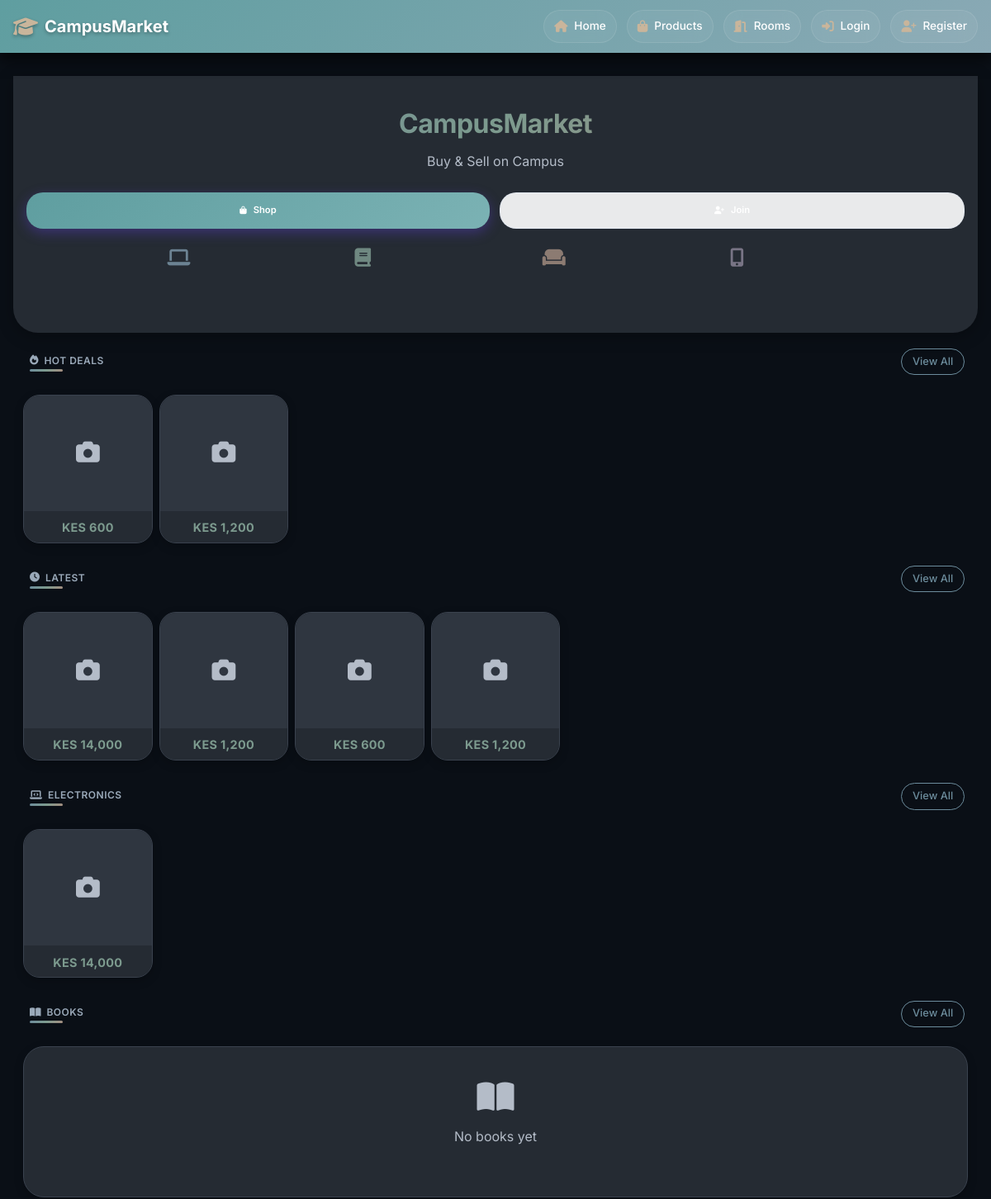
Before: / (upper part) with the older database file.
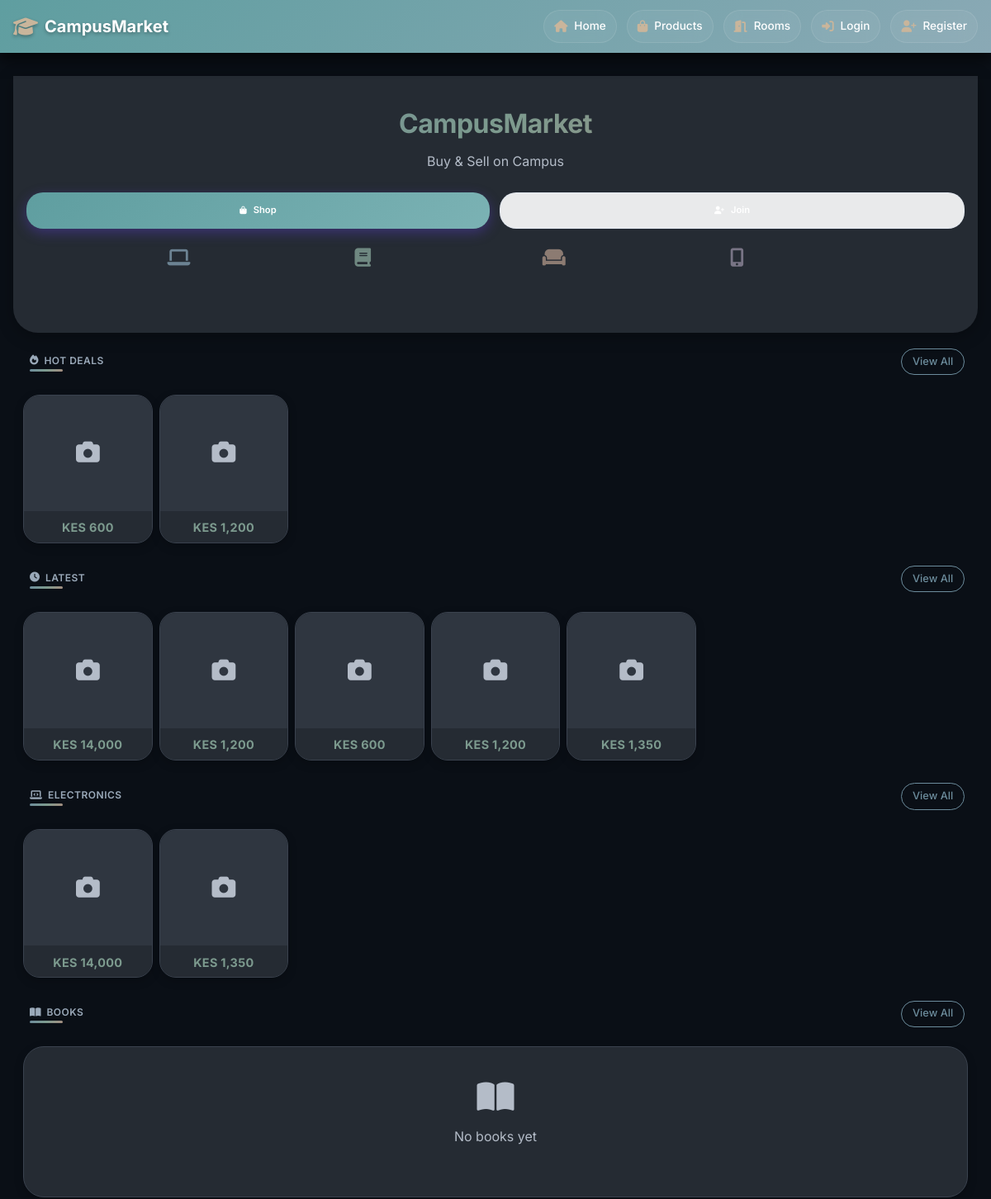
After: the same page with the newer database file.
### app/models.py (models this page shows, shortened)
class Product(db.Model):
    __tablename__ = 'products'
    id = db.Column(db.Integer, primary_key=True)
    title = db.Column(db.String(100), nullable=False)
    description = db.Column(db.Text)
    price = db.Column(db.Float, nullable=False)
    condition = db.Column(db.String(20))
    contact_info = db.Column(db.Text)
    is_fast_moving = db.Column(db.Boolean, default=False)
    is_active = db.Column(db.Boolean, default=True)
    is_sold = db.Column(db.Boolean, default=False)
    Token = db.Column(db.Float, nullable=False)
    category_id = db.Column(db.Integer, db.ForeignKey('categories.id'), nullable=False)
    seller_id = db.Column(db.Integer, db.ForeignKey('users.id'), nullable=False)
    image_group_id = db.Column(db.Integer, db.ForeignKey('product_image_groups.id'), nullable=True)
    created_at = db.Column(db.DateTime, default=datetime.utcnow)
    updated_at = db.Column(db.DateTime, default=datetime.utcnow, onupdate=datetime.utcnow)
    hostel_name = db.Column(db.String(100), nullable=False, default='')
    location = db.Column(db.String(100), nullable=False, default='')
    leave_date = db.Column(db.DateTime, nullable=False, default=datetime.utcnow)
    room_type = db.Column(db.String(20), default='single')
    deposit = db.Column(db.Float, default=0)
    commission_percentage = db.Column(db.Float, default=0)
    is_commission_listing = db.Column(db.Boolean, default=False)
    status = db.Column(db.String(20), default='available')
    agreement_user_id = db.Column(db.Integer, db.ForeignKey('users.id'), nullable=True)
    agreement_expires_at = db.Column(db.DateTime, nullable=True)
    booked_at = db.Column(db.DateTime, nullable=True)
    total_unlocks = db.Column(db.Integer, default=0)
    last_interest_update = db.Column(db.DateTime, default=datetime.utcnow)
    payments = db.relationship('Payment', back_populates='product', lazy=True, cascade="all, delete-orphan")
    chats = db.relationship('Chat', back_populates='product', lazy=True, cascade='all, delete-orphan')
    offers = db.relationship('Offer', back_populates='product', lazy=True, cascade='all, delete-orphan')
    agreement_user = db.relationship('User', foreign_keys=[agreement_user_id])
    category = db.relationship('Category', back_populates='products')
    seller = db.relationship('User', foreign_keys=[seller_id], back_populates='products')
    image_group = db.relationship('ProductImageGroup', back_populates='product')
    @property
    def image(self):
        if self.image_group and self.image_group.images:
            return self.image_group.images[0].filename
        return None

### app/main/routes.py (the view)
@main_bp.route('/')
def index():
    all_products = Product.query.filter(
        Product.is_active == True,
        Product.is_sold == False,
        Product.hostel_name == ""  # Regular products only
    ).limit(12).all()
    fast_moving = Product.query.filter(
        Product.is_fast_moving == True,
        Product.is_sold == False,
        Product.hostel_name == ""  # Regular products only
    ).all()
    categories = Category.query.all()
    products_by_category = {}
    for category in categories:
        products_by_category[category.id] = Product.query.filter(
            Product.category_id == category.id,
            Product.is_active == True,
            Product.is_sold == False,
            Product.hostel_name == ""
        ).limit(8).all()
    return render_template("main/index.html",
                         all_products=all_products,
                         fast_moving=fast_moving,
                         categories=categories,
                         products_by_category=products_by_category)

### app/templates/main/index.html (shortened to what this page needs)
{% extends "base.html" %}
{% block content %}
<section class="hero">
    <div class="hero-content">
        <h1 class="hero-title">CampusMarket</h1>
        <p class="hero-subtitle">Buy & Sell on Campus</p>
        <div class="hero-buttons">
            <a href="{{ url_for('products.all_products') }}" class="btn btn-primary">
                <i class="fas fa-shopping-bag"></i>Shop
            </a>
            {% if current_user.is_authenticated %}
                <a href="{{ url_for('products.create_product') }}" class="btn btn-secondary">
                    <i class="fas fa-plus"></i>Sell
                </a>
            {% else %}
                <a href="{{ url_for('auth.register') }}" class="btn btn-secondary">
                    <i class="fas fa-user-plus"></i>Join
                </a>
            {% endif %}
        </div>
    </div>
    <div class="hero-animation">
        <div class="floating-icons">
            <i class="fas fa-laptop"></i>
            <i class="fas fa-book"></i>
            <i class="fas fa-couch"></i>
            <i class="fas fa-mobile-alt"></i>
        </div>
    </div>
</section>
<section id="hotdeals" class="compact-section">
    <div class="section-header">
        <h2 class="section-title">
            <i class="fas fa-fire"></i> Hot Deals
        </h2>
        <a href="{{ url_for('products.all_products') }}" class="view-all">View All</a>
    </div>
    {% if fast_moving %}
        <div class="compact-grid">
            {% for product in fast_moving %}
                <div class="compact-card" onclick="window.location='{{ url_for('products.view_product', product_id=product.id) }}'">
                    <div class="card-image">
                        {% if product.image %}
                            <div class="image-placeholder" style="display: none;">
                                <i class="fas fa-camera"></i>
                            </div>
                        {% else %}
                            <div class="image-placeholder">
                                <i class="fas fa-camera"></i>
                            </div>
                        {% endif %}
                    </div>
                    <div class="card-content">
                        <p class="card-price">KES {{ "{:,.0f}".format(product.price) }}</p>
                    </div>
                </div>
            {% endfor %}
        </div>
    {% endif %}
</section>
<section id="latest" class="compact-section">
    <div class="section-header">
        <h2 class="section-title">
            <i class="fas fa-clock"></i> Latest
        </h2>
        <a href="{{ url_for('products.all_products') }}" class="view-all">View All</a>
    </div>
    {% if all_products %}
        <div class="compact-grid">
            {% for product in all_products %}
                <div class="compact-card" onclick="window.location='{{ url_for('products.view_product', product_id=product.id) }}'">
                    <div class="card-image">
                        {% if product.image %}
                            <div class="image-placeholder" style="display: none;">
                                <i class="fas fa-camera"></i>
                            </div>
                        {% else %}
                            <div class="image-placeholder">
                                <i class="fas fa-camera"></i>
                            </div>
                        {% endif %}
                    </div>
                    <div class="card-content">
                        <p class="card-price">KES {{ "{:,.0f}".format(product.price) }}</p>
                    </div>
                </div>
            {% endfor %}
        </div>
    {% endif %}
</section>
<section id="electronics" class="compact-section">
    <div class="section-header">
        <h2 class="section-title">
            <i class="fas fa-laptop-code"></i> Electronics
        </h2>
        <a href="{{ url_for('products.all_products') }}?category=electronics" class="view-all">View All</a>
    </div>
    {% set electronics_category = categories|selectattr("name", "equalto", "Electronics")|first %}
    {% set electronics_products = products_by_category.get(electronics_category.id, []) if electronics_category else [] %}
    {% if electronics_products %}
        <div class="compact-grid">
            {% for product in electronics_products[:8] %}
                <div class="compact-card" onclick="window.location='{{ url_for('products.view_product', product_id=product.id) }}'">
                    <div class="card-image">
                        {% if product.image %}
                            <div class="image-placeholder" style="display: none;">
                                <i class="fas fa-camera"></i>
                            </div>
                        {% else %}
                            <div class="image-placeholder">
                                <i class="fas fa-camera"></i>
                            </div>
                        {% endif %}
                    </div>
                    <div class="card-content">
                        <p class="card-price">KES {{ "{:,.0f}".format(product.price) }}</p>
                    </div>
                </div>
            {% endfor %}
        </div>
    {% else %}
        <div class="empty-compact">
            <i class="fas fa-laptop-code"></i>
            <p>No electronics yet</p>
        </div>
    {% endif %}
</section>
<section id="books" class="compact-section">
    <div class="section-header">
        <h2 class="section-title">
            <i class="fas fa-book-open"></i> Books
        </h2>
        <a href="{{ url_for('products.all_products') }}?category=books" class="view-all">View All</a>
    </div>
    {% set books_category = categories|selectattr("name", "equalto", "Books")|first %}
    {% set books_products = products_by_category.get(books_category.id, []) if books_category else [] %}
    {% if books_products %}
        <div class="compact-grid">
            {% for product in books_products[:8] %}
                <div class="compact-card" onclick="window.location='{{ url_for('products.view_product', product_id=product.id) }}'">
                    <div class="card-image">
                        {% if product.image %}
                            <img src="{{ url_for('static', filename='uploads/product_images/' + product.image) }}"
                                 alt="{{ product.title }}"
                                 loading="lazy"
                                 onerror="this.style.display='none'; this.nextElementSibling.style.display='flex';">
                            <div class="image-placeholder" style="display: none;">
                                <i class="fas fa-camera"></i>
                            </div>
                        {% else %}
                            <div class="image-placeholder">
                                <i class="fas fa-camera"></i>
                            </div>
                        {% endif %}
                    </div>
                    <div class="card-content">
                        <p class="card-price">KES {{ "{:,.0f}".format(product.price) }}</p>
                    </div>
                </div>
            {% endfor %}
        </div>
    {% else %}
        <div class="empty-compact">
            <i class="fas fa-book-open"></i>
            <p>No books yet</p>
        </div>
    {% endif %}
</section>
    {% set furniture_category = categories|selectattr("name", "equalto", "Furniture")|first %}
    {% set furniture_products = products_by_category.get(furniture_category.id, []) if furniture_category else [] %}
    {% set fashion_category = categories|selectattr("name", "equalto", "Fashion")|first %}
    {% set fashion_products = products_by_category.get(fashion_category.id, []) if fashion_category else [] %}
{% endblock %}

### app/templates/base.html (shortened to what this page needs)
<!DOCTYPE html>
<html lang="en">
<head>
    <link href="https://cdnjs.cloudflare.com/ajax/libs/font-awesome/6.4.0/css/all.min.css" rel="stylesheet">
<link rel="stylesheet" href="{{ url_for('static', filename='css/main.css') }}">
<link rel="stylesheet" href="{{ url_for('static', filename='css/navigation.css') }}">
<link rel="stylesheet" href="{{ url_for('static', filename='css/components.css') }}">
<link rel="stylesheet" href="{{ url_for('static', filename='css/auth.css') }}">
<link rel="stylesheet" href="{{ url_for('static', filename='css/index.css') }}">
<link rel="stylesheet" href="{{ url_for('static', filename='css/responsive.css') }}">
<link rel="stylesheet" href="{{ url_for('static', filename='css/products.css') }}">
<link rel="stylesheet" href="{{ url_for('static', filename='css/create.css') }}">
<link rel="stylesheet" href="{{ url_for('static', filename='css/my_products.css') }}">
<link rel="stylesheet" href="{{ url_for('static', filename='css/buyer_contact.css') }}">
<link rel="stylesheet" href="{{ url_for('static', filename='css/edit_contact.css') }}">
<link rel="stylesheet" href="{{ url_for('static', filename='css/unlock.css') }}">
<link rel="stylesheet" href="{{ url_for('static', filename='css/notifications.css') }}">
<link rel="stylesheet" href="{{ url_for('static', filename='css/announcements.css') }}">
</head>
<body>
    <nav class="navbar">
        <div class="nav-container">
            <a href="{{ url_for('main.index') }}" class="logo">
                <i class="fas fa-graduation-cap"></i>
                <span>CampusMarket</span>
            </a>
            <div class="nav-links" id="navLinks">
                <a href="{{ url_for('main.index') }}">
                    <i class="fas fa-home"></i>Home
                </a>
                <a href="{{ url_for('products.all_products') }}">
                    <i class="fas fa-shopping-bag"></i>Products
                </a>
                <a href="{{ url_for('rooms.index') }}">
                    <i class="fas fa-door-open"></i>Rooms
                </a>
                {% if current_user.is_authenticated %}
                    <a href="{{ url_for('chat.index') }}" class="chat-link">
                        <i class="fas fa-comments"></i>Messages
                        <span class="chat-badge" id="unreadChatCount" style="display: none;">0</span>
                    </a>
                    <a href="{{ url_for('products.create_product') }}" class="sell-btn">
                        <i class="fas fa-plus"></i>Sell
                    </a>
                    <a href="{{ url_for('products.my_products_list') }}">
                        <i class="fas fa-box"></i>My Items
                    </a>
                    <a href="{{ url_for('main.notification') }}">
                        <i class="fas fa-bell"></i>Notifications
                    </a>
                    <a href="{{ url_for('announcements.index') }}">
                        <i class="fas fa-bullhorn"></i>Announcements
                        {% if announcement_count and announcement_count > 0 %}
                        <span class="badge" style="background: #ff4757; color: white; border-radius: 50%; padding: 2px 6px; font-size: 12px; margin-left: 5px;">{{ announcement_count }}</span>
                        {% endif %}
                    </a>
                    <a href="{{ url_for('auth.logout') }}">
                        <i class="fas fa-sign-out-alt"></i>Logout
                    </a>
                {% else %}
                    <a href="{{ url_for('auth.login') }}">
                        <i class="fas fa-sign-in-alt"></i>Login
                    </a>
                    <a href="{{ url_for('auth.register') }}">
                        <i class="fas fa-user-plus"></i>Register
                    </a>
                {% endif %}
            </div>
        </div>
    </nav>
    <div class="container">
        {% block content %}{% endblock %}
    </div>
</html>

Changed rows visible on the page:
added Product: price "1,350"
